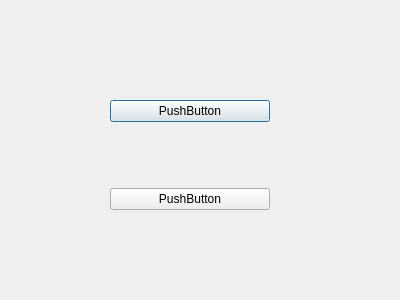
<?xml version="1.0" encoding="UTF-8"?>
<ui version="4.0">
 <class>ShapeInfo</class>
 <widget class="QDialog" name="Dialog">
  <property name="geometry">
   <rect>
    <x>0</x>
    <y>0</y>
    <width>400</width>
    <height>300</height>
   </rect>
  </property>
  <property name="windowTitle">
   <string>ShapeInfo</string>
  </property>
  <widget class="QWidget" name="verticalLayoutWidget">
   <property name="geometry">
    <rect>
     <x>110</x>
     <y>40</y>
     <width>160</width>
     <height>231</height>
    </rect>
   </property>
   <layout class="QVBoxLayout" name="verticalLayout">
    <item>
     <widget class="QPushButton" name="pushButton_2">
      <property name="text">
       <string>PushButton</string>
      </property>
     </widget>
    </item>
    <item>
     <widget class="QPushButton" name="pushButton">
      <property name="text">
       <string>PushButton</string>
      </property>
     </widget>
    </item>
   </layout>
  </widget>
 </widget>
 <resources/>
 <connections/>
</ui>
